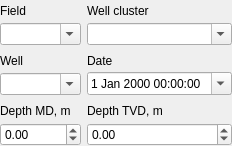
<?xml version="1.0" encoding="UTF-8"?>
<ui version="4.0">
 <class>JointPassportFormControl</class>
 <widget class="QWidget" name="JointPassportFormControl">
  <property name="geometry">
   <rect>
    <x>0</x>
    <y>0</y>
    <width>177</width>
    <height>146</height>
   </rect>
  </property>
  <property name="sizePolicy">
   <sizepolicy hsizetype="Minimum" vsizetype="Minimum">
    <horstretch>0</horstretch>
    <verstretch>0</verstretch>
   </sizepolicy>
  </property>
  <property name="windowTitle">
   <string>Form</string>
  </property>
  <layout class="QGridLayout" name="gridLayout">
   <property name="sizeConstraint">
    <enum>QLayout::SetDefaultConstraint</enum>
   </property>
   <property name="leftMargin">
    <number>0</number>
   </property>
   <property name="topMargin">
    <number>0</number>
   </property>
   <property name="rightMargin">
    <number>0</number>
   </property>
   <property name="bottomMargin">
    <number>0</number>
   </property>
   <item row="3" column="0">
    <layout class="QVBoxLayout" name="depthVerticalLayout">
     <property name="spacing">
      <number>2</number>
     </property>
     <item>
      <widget class="QLabel" name="depthLabel">
       <property name="text">
        <string>Depth MD, m</string>
       </property>
      </widget>
     </item>
     <item>
      <widget class="QDoubleSpinBox" name="depthSpinBox">
       <property name="minimum">
        <double>-10000.000000000000000</double>
       </property>
       <property name="maximum">
        <double>50000.000000000000000</double>
       </property>
      </widget>
     </item>
    </layout>
   </item>
   <item row="0" column="0">
    <layout class="QVBoxLayout" name="fieldVerticalLayout">
     <property name="spacing">
      <number>2</number>
     </property>
     <item>
      <widget class="QLabel" name="fieldLabel">
       <property name="text">
        <string>Field</string>
       </property>
      </widget>
     </item>
     <item>
      <widget class="QComboBox" name="fieldComboBox">
       <property name="editable">
        <bool>true</bool>
       </property>
      </widget>
     </item>
    </layout>
   </item>
   <item row="2" column="1">
    <layout class="QVBoxLayout" name="dateVerticalLayout">
     <property name="spacing">
      <number>2</number>
     </property>
     <item>
      <widget class="QLabel" name="dateLabel">
       <property name="text">
        <string>Date</string>
       </property>
      </widget>
     </item>
     <item>
      <widget class="QDateTimeEdit" name="dateTimeEdit">
       <property name="calendarPopup">
        <bool>true</bool>
       </property>
      </widget>
     </item>
    </layout>
   </item>
   <item row="3" column="1">
    <layout class="QVBoxLayout" name="depthTVDVerticalLayout" stretch="0,0">
     <property name="spacing">
      <number>2</number>
     </property>
     <item>
      <widget class="QLabel" name="depthTVDLabel">
       <property name="text">
        <string>Depth TVD, m</string>
       </property>
      </widget>
     </item>
     <item>
      <widget class="QDoubleSpinBox" name="depthTVDSpinBox">
       <property name="minimum">
        <double>-10000.000000000000000</double>
       </property>
       <property name="maximum">
        <double>50000.000000000000000</double>
       </property>
      </widget>
     </item>
    </layout>
   </item>
   <item row="0" column="1">
    <layout class="QVBoxLayout" name="wellCluesterVerticalLayout">
     <property name="spacing">
      <number>2</number>
     </property>
     <item>
      <widget class="QLabel" name="wellClusterLabel">
       <property name="text">
        <string>Well cluster</string>
       </property>
      </widget>
     </item>
     <item>
      <widget class="QComboBox" name="wellClusterComboBox">
       <property name="editable">
        <bool>true</bool>
       </property>
      </widget>
     </item>
    </layout>
   </item>
   <item row="2" column="0">
    <layout class="QVBoxLayout" name="wellVerticalLayout">
     <property name="spacing">
      <number>2</number>
     </property>
     <item>
      <widget class="QLabel" name="wellLabel">
       <property name="text">
        <string>Well</string>
       </property>
      </widget>
     </item>
     <item>
      <widget class="QComboBox" name="wellComboBox">
       <property name="editable">
        <bool>true</bool>
       </property>
      </widget>
     </item>
    </layout>
   </item>
  </layout>
 </widget>
 <tabstops>
  <tabstop>fieldComboBox</tabstop>
  <tabstop>wellComboBox</tabstop>
  <tabstop>wellClusterComboBox</tabstop>
  <tabstop>dateTimeEdit</tabstop>
  <tabstop>depthSpinBox</tabstop>
 </tabstops>
 <resources/>
 <connections/>
</ui>
